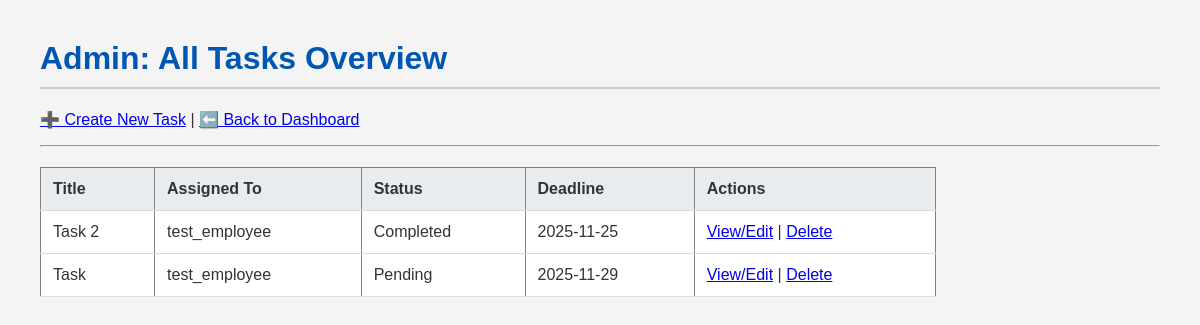
Page /dashboard/tasks/ (signed in) on the committed database.
### tasks/models.py (models this page shows, shortened)
class Task(models.Model):
    title = models.CharField(max_length=200)
    description = models.TextField()
    assigned_to = models.ForeignKey(
        User,
        on_delete=models.SET_NULL,
        null=True,
        blank=True,
        related_name='tasks_assigned'
    )
    status = models.CharField(
        max_length=20,
        choices=STATUS_CHOICES,
        default='Pending'
    )
    deadline_date = models.DateField()
    created_at = models.DateTimeField(auto_now_add=True)
    updated_at = models.DateTimeField(auto_now=True)

### accounts/decorators.py (the view)
    def wrapper(request, *args, **kwargs):
        if is_admin(request.user):
            return view_func(request, *args, **kwargs)
        else:
            return redirect('home')

### accounts/models.py (called while the page is built)
def is_admin(user):
    return user.is_superuser or user.groups.filter(name='Admin').exists()

### tasks/views.py (called while the page is built)
@admin_required
def admin_task_list(request):
    tasks = Task.objects.all().order_by('-created_at')
    context = {'tasks': tasks}
    return render(request, 'tasks/admin_task_list.html', context)

### tasks/templates/tasks/admin_task_list.html
{% extends 'base.html' %}
{% block content %}
<h1>Admin: All Tasks Overview</h1>
<p>
  <a href="{% url 'admin_create_task' %}">➕ Create New Task</a> |
  <a href="{% url 'home' %}">⬅️ Back to Dashboard</a>
</p>
<hr />
{% if tasks %}
<table border="1" cellpadding="10">
  <thead>
    <tr>
      <th>Title</th>
      <th>Assigned To</th>
      <th>Status</th>
      <th>Deadline</th>
      <th>Actions</th>
    </tr>
  </thead>
  <tbody>
    {% for task in tasks %}
    <tr>
      <td>{{ task.title }}</td>
      <td>{{ task.assigned_to.username|default:"Unassigned" }}</td>
      <td>{{ task.status }}</td>
      <td>{{ task.deadline_date|date:"Y-m-d" }}</td>
      <td>
        <a href="{% url 'admin_edit_task' task.id %}">View/Edit</a> |
        <a href="{% url 'admin_delete_task' task.id %}">Delete</a>
      </td>
    </tr>
    {% endfor %}
  </tbody>
</table>
{% else %}
<p>No tasks have been created yet.</p>
{% endif %}
{% endblock content %}

### static/css/base.css (style rules this page uses)
body { font-family: Arial, sans-serif; margin: 40px; background-color: #f4f4f4; color: #333; }
h1 { color: #0056b3; border-bottom: 2px solid #ccc; padding-bottom: 10px; }
table { width: 80%; border-collapse: collapse; margin-top: 20px; background-color: white; }
th, td { padding: 12px; text-align: left; border-bottom: 1px solid #ddd; }
th { background-color: #e9ecef; }

### rows in the picture
Task: title "Task 2", assigned_to.username "test_employee", status "Completed", deadline_date "2025-11-25"
Task: title "Task", assigned_to.username "test_employee", status "Pending", deadline_date "2025-11-29"
